Frame 1 (no input): blank canvas, image omitted
Frame 60 (no input): blank canvas, image omitted
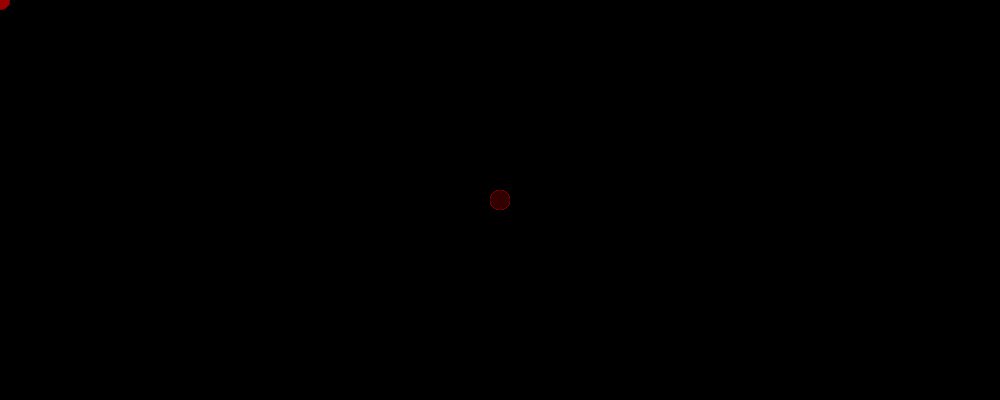
Frame 120 (the mouse pressed at the canvas centre since frame 60)

The p5.js sketch whose frames 1 and 60 were blank and that drew this single picture after the mouse press (run headless with seeded random() and noise() and a simulated clock; from frame 60 on, the mouse is pressed at the canvas centre):

// p5.js sketch
// ── sketch.js
function setup()  {
  width = 1000
  height = 400
  createCanvas(width, height);
  background(0);
  size = 100
  size_two = 100
  color = 255
  noStroke();
}

function draw() {
  fill(random(color), 0, 0)
  ellipse(mouseX, mouseY, 20 , 20);

  size +=1
  size_two -=1
}
